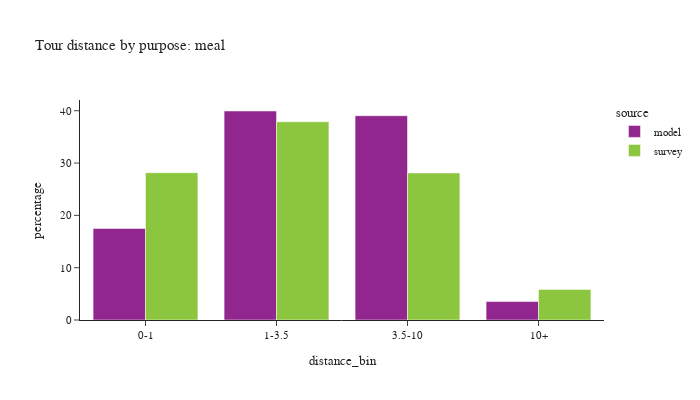

Write notebook code for a chart like this one.
### Code cell
plot_bins(tour, tour['pdpurp'] == 6, 'meal')

### Figure 1 — Plotly figure (JSON) as saved in the notebook; plotly's stock layout.template omitted (floating-point values rounded to 4 significant figures)
{"data": [{"alignmentgroup": "True", "customdata": [[56718], [129605], [126670], [11443]], "hovertemplate": "source=model<br>distance_bin=%{x}<br>percentage=%{y}<br>sample count=%{customdata[0]}<extra></extra>", "legendgroup": "model", "marker": {"color": "#91268F", "pattern": {"shape": ""}}, "name": "model", "offsetgroup": "model", "orientation": "v", "showlegend": true, "textposition": "auto", "type": "bar", "x": ["0-1", "1-3.5", "3.5-10", "10+"], "xaxis": "x", "y": [17.48, 39.95, 39.04, 3.527], "yaxis": "y"}, {"alignmentgroup": "True", "customdata": [[268], [261], [196], [76]], "hovertemplate": "source=survey<br>distance_bin=%{x}<br>percentage=%{y}<br>sample count=%{customdata[0]}<extra></extra>", "legendgroup": "survey", "marker": {"color": "#8CC63E", "pattern": {"shape": ""}}, "name": "survey", "offsetgroup": "survey", "orientation": "v", "showlegend": true, "textposition": "auto", "type": "bar", "x": ["0-1", "1-3.5", "3.5-10", "10+"], "xaxis": "x", "y": [28.15, 37.89, 28.11, 5.848], "yaxis": "y"}], "layout": {"barmode": "group", "font": {"size": 11}, "height": 400, "legend": {"title": {"text": "source"}, "tracegroupgap": 0}, "title": {"text": "Tour distance by purpose: meal"}, "width": 700, "xaxis": {"anchor": "y", "domain": [0.0, 1.0], "title": {"text": "distance_bin"}}, "yaxis": {"anchor": "x", "domain": [0.0, 1.0], "title": {"text": "percentage"}}}}
